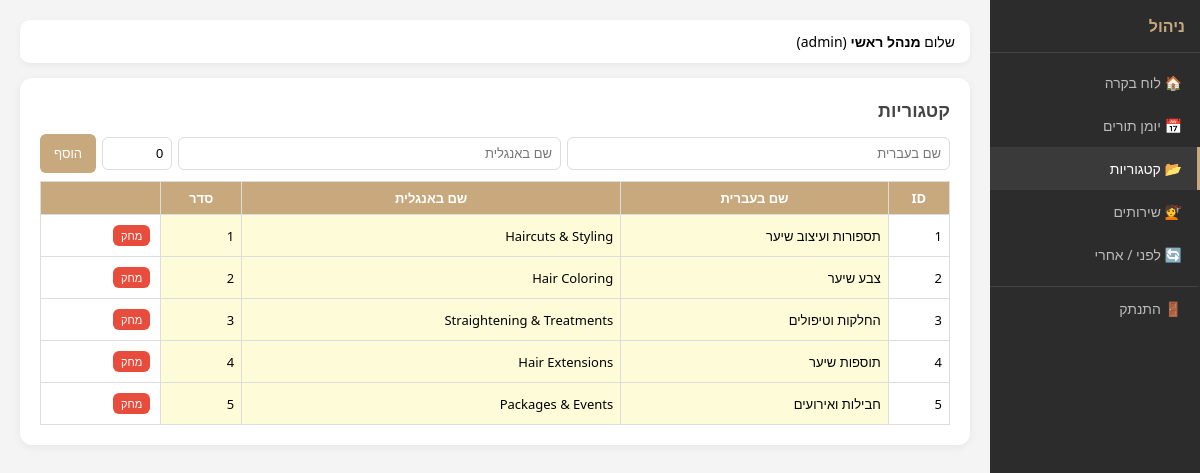
Screenshot of /admin-panel.php?page=categories (signed in) with the database file from the repository.
### tables this page shows
CREATE TABLE `categories` (
  `id` int(11) NOT NULL,
  `name_he` varchar(100) NOT NULL,
  `name_en` varchar(100) DEFAULT NULL,
  `icon` varchar(50) DEFAULT NULL,
  `color` varchar(20) DEFAULT '#c8a97e',
  `sort_order` int(11) DEFAULT 0,
  `is_active` tinyint(1) DEFAULT 1,
  `created_at` timestamp NULL DEFAULT current_timestamp()
);

### admin_sections/categories.php (the view)
<?php
$cats = $conn->query("SELECT * FROM categories ORDER BY sort_order ASC");
?>
<div class="card"><h2>קטגוריות</h2>
<?php if($isAdmin): ?>
<form method="POST" action="admin-panel.php?page=categories" style="display:flex;gap:6px;flex-wrap:wrap;">
    <input type="text" name="name_he" placeholder="שם בעברית" required style="flex:1;min-width:120px;">
    <input type="text" name="name_en" placeholder="שם באנגלית" style="flex:1;min-width:120px;">
    <input type="number" name="sort_order" value="0" style="width:70px;">
    <button type="submit" name="add_category" style="margin:0;">הוסף</button>
</form>
<?php endif; ?>
<table>
<tr><th>ID</th><th>שם בעברית</th><th>שם באנגלית</th><th>סדר</th><?php if($isAdmin) echo "<th></th>"; ?></tr>
<?php if($cats) while($c=$cats->fetch_assoc()): ?>
<tr>
    <td><?=$c['id']?></td>
    <td contenteditable="<?=$isAdmin?'true':'false'?>" onblur="upd('categories','name_he',<?=$c['id']?>,this.innerText)"><?=htmlspecialchars($c['name_he'])?></td>
    <td contenteditable="<?=$isAdmin?'true':'false'?>" onblur="upd('categories','name_en',<?=$c['id']?>,this.innerText)"><?=htmlspecialchars($c['name_en'])?></td>
    <td contenteditable="<?=$isAdmin?'true':'false'?>" onblur="upd('categories','sort_order',<?=$c['id']?>,this.innerText)"><?=$c['sort_order']?></td>
    <?php if($isAdmin): ?><td><a href="admin-panel.php?page=categories&del_cat=<?=$c['id']?>" onclick="return confirm('למחוק?')" class="btn btn-sm btn-del">מחק</a></td><?php endif; ?>
</tr>
<?php endwhile; ?>
</table></div>

### admin-panel.php (shortened to what this page needs)
<?php
$isAdmin = $_SESSION['role'] === 'admin';
$page = $_GET['page'] ?? 'dashboard';
?>
<!DOCTYPE html>
<html dir="rtl" lang="he">
<head>
</head>
<body>
<div class="sidebar">
    <h3>ניהול</h3>
    <a href="?page=dashboard" class="<?=$page=='dashboard'?'active':''?>">🏠 לוח בקרה</a>
    <a href="?page=appointments" class="<?=$page=='appointments'?'active':''?>">📅 יומן תורים</a>
    <a href="?page=categories" class="<?=$page=='categories'?'active':''?>">📂 קטגוריות</a>
    <a href="?page=services" class="<?=$page=='services'?'active':''?>">💇 שירותים</a>
    <a href="?page=before-after" class="<?=$page=='before-after'?'active':''?>">🔄 לפני / אחרי</a>
    <a href="logout.php" style="border-top:1px solid #444;margin-top:10px;">🚪 התנתק</a>
</div>
<div class="main">
<div class="topbar">
    <div>שלום <strong><?=htmlspecialchars($_SESSION['full_name'])?></strong> (<?=$_SESSION['role']?>)</div>
</div>
<?php include "admin_sections/$page.php"; ?>
</div>
</body>
</html>

### admin-panel.php (style rules this page uses)
* { box-sizing:border-box;margin:0;padding:0; }
body { font-family:'Segoe UI',Arial,sans-serif;background:#f4f4f4; }
.sidebar { width:210px;background:#2c2c2c;color:#fff;position:fixed;top:0;right:0;bottom:0;padding:15px 0;z-index:100;overflow-y:auto; }
.sidebar h3 { padding:0 15px 15px;color:#c8a97e;font-size:16px;border-bottom:1px solid #444;margin-bottom:8px; }
.sidebar a { display:block;padding:12px 15px;color:#bbb;text-decoration:none;font-size:14px;border-right:3px solid transparent;transition:.2s; }
.sidebar a:hover,.sidebar a.active { color:#fff;background:#3a3a3a;border-right-color:#c8a97e; }
.main { margin-right:210px;padding:20px;max-width:calc(100% - 210px); }
.topbar { display:flex;justify-content:space-between;align-items:center;margin-bottom:15px;background:#fff;padding:12px 15px;border-radius:10px;box-shadow:0 2px 6px rgba(0,0,0,.05);font-size:14px; }
.card { background:#fff;border-radius:12px;padding:20px;margin-bottom:15px;box-shadow:0 2px 8px rgba(0,0,0,.06);overflow-x:auto; }
.card h2 { color:#444;margin-bottom:12px;font-size:18px; }
table { width:100%;border-collapse:collapse;margin-top:8px;min-width:480px; }
th,td { border:1px solid #ddd;padding:7px;font-size:13px;white-space:nowrap; }
th { background:#c8a97e;color:#fff; }
td[contenteditable="true"] { background:#fefbd8; }
input,select,textarea { padding:8px;border:1px solid #ddd;border-radius:6px;font-size:13px;margin:3px 0;width:100%; }
button,.btn { padding:8px 14px;border:none;border-radius:6px;background:#c8a97e;color:#fff;cursor:pointer;font-size:13px;margin:3px;text-decoration:none;display:inline-block; }
.btn-sm { padding:3px 8px;font-size:11px; }
.btn-del { background:#e74c3c; }

### rows the page displays
categories: id "1", name_he "תספורות ועיצוב שיער", name_en "Haircuts & Styling", sort_order "1"
categories: id "2", name_he "צבע שיער", name_en "Hair Coloring", sort_order "2"
categories: id "3", name_he "החלקות וטיפולים", name_en "Straightening & Treatments", sort_order "3"
categories: id "4", name_he "תוספות שיער", name_en "Hair Extensions", sort_order "4"
categories: id "5", name_he "חבילות ואירועים", name_en "Packages & Events", sort_order "5"

### other values shown
$_SESSION['full_name'] "מנהל ראשי"
$_SESSION['role'] "admin"
